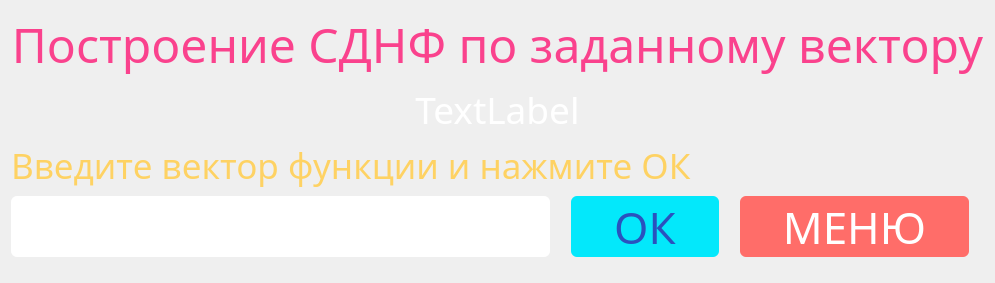
      <widget class="QWidget" name="page_8">
       <property name="font">
        <font>
         <family>XDRA Heavy</family>
         <pointsize>26</pointsize>
        </font>
       </property>
       <property name="styleSheet">
        <string notr="true">#page_8 {
background-color: #18011b;
color: #fff;
background-image: url(:/images/1.png)
}

#lineEdit_8input{
display: inline-block;	
	box-sizing: border-box;
	padding: 0 20px;
	margin: 0 15px 15px 0;
	outline: none;
	border: none;  
	border-radius: 6px;
	height: 40px;
	line-height: 40px;
	color: #18011b;
}

#label_8_function{
 color: #fff;
}

QPushButton {
    display: inline-block;	
	box-sizing: border-box;
	padding: 0 20px;
	margin: 0 15px 15px 0;
	outline: none;
	border: none;  
	border-radius: 6px;
	color: #2a52be;
	background-color: #03e8fb;
	cursor: pointer;
	user-select: none;
	appearance: none;
	touch-action: manipulation;
}

QPushButton:hover {
  background-color: #ffd56b;
  color: #ff7538;
}

QPushButton:pressed {
	background-color: #AAAAAA;
    color: #fff;
}

QPushButton:enabled {
	pointer-events: none;
	opacity: 0;
}

QPushButton#pushButton_backtomenu8{
  background-color: #ff6d69;
  color: #fff;
}
QPushButton#pushButton_backtomenu8:hover{
  background-color: #ff3c36;
}
QPushButton#pushButton_backtomenu8:hover:pressed {
	background-color: #AAAAAA;
    color: #fff;
}
QPushButton#pushButton{
  background-color: #fa428d;
  color: #fff;
} 
</string>
       </property>
       <layout class="QVBoxLayout" name="verticalLayout_11">
        <item>
         <widget class="QLabel" name="label_14">
          <property name="sizePolicy">
           <sizepolicy hsizetype="Preferred" vsizetype="Maximum">
            <horstretch>0</horstretch>
            <verstretch>0</verstretch>
           </sizepolicy>
          </property>
          <property name="font">
           <font>
            <family>XDRA Heavy</family>
            <pointsize>36</pointsize>
           </font>
          </property>
          <property name="text">
           <string>&lt;html&gt;&lt;head/&gt;&lt;body&gt;&lt;p&gt;&lt;span style=&quot; color:#fa428d;&quot;&gt;Построение СДНФ по заданному вектору&lt;/span&gt;&lt;/p&gt;&lt;/body&gt;&lt;/html&gt;</string>
          </property>
          <property name="alignment">
           <set>Qt::AlignCenter</set>
          </property>
         </widget>
        </item>
        <item>
         <widget class="QLabel" name="label_8_function">
          <property name="sizePolicy">
           <sizepolicy hsizetype="Preferred" vsizetype="Preferred">
            <horstretch>0</horstretch>
            <verstretch>0</verstretch>
           </sizepolicy>
          </property>
          <property name="font">
           <font>
            <family>XDRA Heavy</family>
            <pointsize>28</pointsize>
           </font>
          </property>
          <property name="text">
           <string>TextLabel</string>
          </property>
          <property name="alignment">
           <set>Qt::AlignCenter</set>
          </property>
         </widget>
        </item>
        <item>
         <widget class="QLabel" name="label_16">
          <property name="sizePolicy">
           <sizepolicy hsizetype="Preferred" vsizetype="Maximum">
            <horstretch>0</horstretch>
            <verstretch>0</verstretch>
           </sizepolicy>
          </property>
          <property name="font">
           <font>
            <family>XDRA Heavy</family>
            <pointsize>26</pointsize>
           </font>
          </property>
          <property name="text">
           <string>&lt;html&gt;&lt;head/&gt;&lt;body&gt;&lt;p&gt;&lt;span style=&quot; font-size:26pt; color:#fed263;&quot;&gt;Введите вектор функции и нажмите ОК&lt;/span&gt;&lt;/p&gt;&lt;/body&gt;&lt;/html&gt;</string>
          </property>
         </widget>
        </item>
        <item>
         <layout class="QGridLayout" name="gridLayout_10">
          <item row="0" column="0">
           <widget class="QLineEdit" name="lineEdit_8input">
            <property name="sizePolicy">
             <sizepolicy hsizetype="Expanding" vsizetype="Preferred">
              <horstretch>0</horstretch>
              <verstretch>0</verstretch>
             </sizepolicy>
            </property>
            <property name="font">
             <font>
              <family>XDRA Heavy</family>
              <pointsize>24</pointsize>
             </font>
            </property>
           </widget>
          </item>
          <item row="0" column="1">
           <widget class="QPushButton" name="pushButton_start8">
            <property name="sizePolicy">
             <sizepolicy hsizetype="Minimum" vsizetype="Maximum">
              <horstretch>0</horstretch>
              <verstretch>0</verstretch>
             </sizepolicy>
            </property>
            <property name="font">
             <font>
              <family>XDRA Heavy</family>
              <pointsize>33</pointsize>
             </font>
            </property>
            <property name="text">
             <string>  ОК  </string>
            </property>
           </widget>
          </item>
          <item row="0" column="2">
           <widget class="QPushButton" name="pushButton_backtomenu8">
            <property name="sizePolicy">
             <sizepolicy hsizetype="Minimum" vsizetype="Maximum">
              <horstretch>0</horstretch>
              <verstretch>0</verstretch>
             </sizepolicy>
            </property>
            <property name="font">
             <font>
              <family>XDRA Heavy</family>
              <pointsize>33</pointsize>
             </font>
            </property>
            <property name="text">
             <string>  МЕНЮ  </string>
            </property>
           </widget>
          </item>
         </layout>
        </item>
       </layout>
      </widget>
